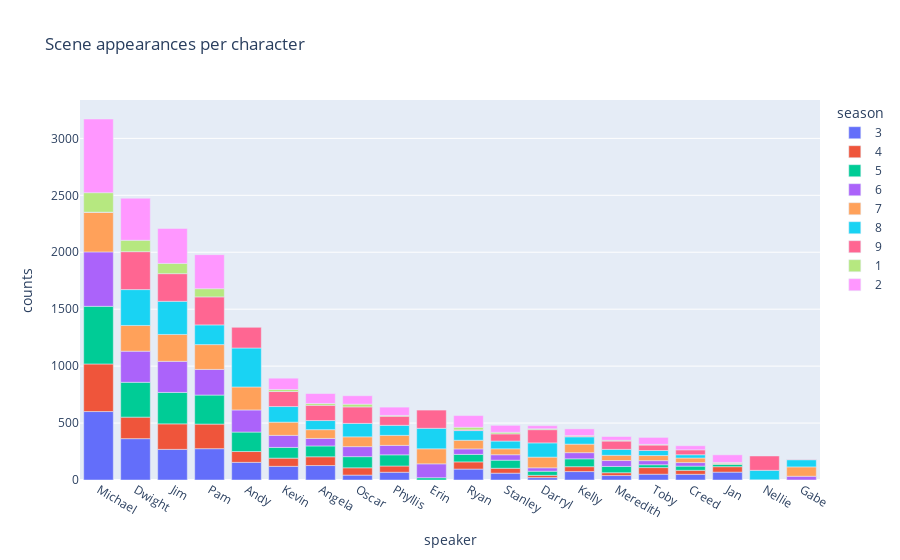

Notebook code cell kept with this figure:
### Code cell
char_app_count = char_app.groupby(['speaker', 'season']).size().reset_index(name='counts')

char_app_count['season'] = char_app_count['season'].astype(str)

top_char = char_app.groupby(['speaker']).size().reset_index(name='counts').sort_values(by='counts', ascending=False)['speaker'].iloc[:20]

#filter for top 20 characters
char_app_count_sorted = char_app_count[char_app_count['speaker'].isin(top_char)]

fig = px.bar(char_app_count_sorted, x='speaker', y='counts', color='season', title='Scene appearances per character')
fig.update_xaxes(categoryorder='array', categoryarray= top_char)

### Figure 1 — Plotly figure (JSON) as saved in the notebook; plotly's stock layout.template omitted (floating-point values rounded to 4 significant figures)
{"data": [{"alignmentgroup": "True", "hovertemplate": "season=3<br>speaker=%{x}<br>counts=%{y}<extra></extra>", "legendgroup": "3", "marker": {"color": "#636efa", "pattern": {"shape": ""}}, "name": "3", "offsetgroup": "3", "orientation": "v", "showlegend": true, "textposition": "auto", "type": "bar", "x": ["Andy", "Angela", "Creed", "Darryl", "Dwight", "Jan", "Jim", "Kelly", "Kevin", "Meredith", "Michael", "Oscar", "Pam", "Phyllis", "Ryan", "Stanley", "Toby"], "xaxis": "x", "y": [155, 127, 50, 21, 363, 69, 269, 74, 120, 39, 601, 43, 275, 68, 96, 60, 51], "yaxis": "y"}, {"alignmentgroup": "True", "hovertemplate": "season=4<br>speaker=%{x}<br>counts=%{y}<extra></extra>", "legendgroup": "4", "marker": {"color": "#EF553B", "pattern": {"shape": ""}}, "name": "4", "offsetgroup": "4", "orientation": "v", "showlegend": true, "textposition": "auto", "type": "bar", "x": ["Andy", "Angela", "Creed", "Darryl", "Dwight", "Jan", "Jim", "Kelly", "Kevin", "Meredith", "Michael", "Oscar", "Pam", "Phyllis", "Ryan", "Stanley", "Toby"], "xaxis": "x", "y": [95, 77, 35, 20, 189, 48, 224, 43, 72, 25, 418, 64, 216, 55, 63, 43, 58], "yaxis": "y"}, {"alignmentgroup": "True", "hovertemplate": "season=5<br>speaker=%{x}<br>counts=%{y}<extra></extra>", "legendgroup": "5", "marker": {"color": "#00cc96", "pattern": {"shape": ""}}, "name": "5", "offsetgroup": "5", "orientation": "v", "showlegend": true, "textposition": "auto", "type": "bar", "x": ["Andy", "Angela", "Creed", "Darryl", "Dwight", "Erin", "Jan", "Jim", "Kelly", "Kevin", "Meredith", "Michael", "Oscar", "Pam", "Phyllis", "Ryan", "Stanley", "Toby"], "xaxis": "x", "y": [171, 95, 37, 36, 306, 20, 21, 276, 69, 94, 55, 506, 98, 255, 98, 66, 71, 25], "yaxis": "y"}, {"alignmentgroup": "True", "hovertemplate": "season=6<br>speaker=%{x}<br>counts=%{y}<extra></extra>", "legendgroup": "6", "marker": {"color": "#ab63fa", "pattern": {"shape": ""}}, "name": "6", "offsetgroup": "6", "orientation": "v", "showlegend": true, "textposition": "auto", "type": "bar", "x": ["Andy", "Angela", "Creed", "Darryl", "Dwight", "Erin", "Gabe", "Jim", "Kelly", "Kevin", "Meredith", "Michael", "Oscar", "Pam", "Phyllis", "Ryan", "Stanley", "Toby"], "xaxis": "x", "y": [194, 66, 31, 30, 273, 122, 33, 273, 54, 106, 52, 478, 88, 225, 83, 48, 48, 36], "yaxis": "y"}, {"alignmentgroup": "True", "hovertemplate": "season=7<br>speaker=%{x}<br>counts=%{y}<extra></extra>", "legendgroup": "7", "marker": {"color": "#FFA15A", "pattern": {"shape": ""}}, "name": "7", "offsetgroup": "7", "orientation": "v", "showlegend": true, "textposition": "auto", "type": "bar", "x": ["Andy", "Angela", "Creed", "Darryl", "Dwight", "Erin", "Gabe", "Jan", "Jim", "Kelly", "Kevin", "Meredith", "Michael", "Nellie", "Oscar", "Pam", "Phyllis", "Ryan", "Stanley", "Toby"], "xaxis": "x", "y": [202, 77, 40, 94, 226, 132, 82, 5, 236, 75, 116, 46, 347, 2, 86, 218, 88, 76, 52, 45], "yaxis": "y"}, {"alignmentgroup": "True", "hovertemplate": "season=8<br>speaker=%{x}<br>counts=%{y}<extra></extra>", "legendgroup": "8", "marker": {"color": "#19d3f3", "pattern": {"shape": ""}}, "name": "8", "offsetgroup": "8", "orientation": "v", "showlegend": true, "textposition": "auto", "type": "bar", "x": ["Andy", "Angela", "Creed", "Darryl", "Dwight", "Erin", "Gabe", "Jim", "Kelly", "Kevin", "Meredith", "Nellie", "Oscar", "Pam", "Phyllis", "Ryan", "Stanley", "Toby"], "xaxis": "x", "y": [342, 80, 29, 125, 315, 180, 63, 291, 64, 137, 52, 83, 118, 173, 88, 85, 68, 44], "yaxis": "y"}, {"alignmentgroup": "True", "hovertemplate": "season=9<br>speaker=%{x}<br>counts=%{y}<extra></extra>", "legendgroup": "9", "marker": {"color": "#FF6692", "pattern": {"shape": ""}}, "name": "9", "offsetgroup": "9", "orientation": "v", "showlegend": true, "textposition": "auto", "type": "bar", "x": ["Andy", "Angela", "Creed", "Darryl", "Dwight", "Erin", "Gabe", "Jan", "Jim", "Kelly", "Kevin", "Meredith", "Michael", "Nellie", "Oscar", "Pam", "Phyllis", "Ryan", "Stanley", "Toby"], "xaxis": "x", "y": [182, 134, 43, 116, 333, 160, 3, 5, 243, 7, 132, 73, 2, 126, 145, 246, 80, 6, 63, 48], "yaxis": "y"}, {"alignmentgroup": "True", "hovertemplate": "season=1<br>speaker=%{x}<br>counts=%{y}<extra></extra>", "legendgroup": "1", "marker": {"color": "#B6E880", "pattern": {"shape": ""}}, "name": "1", "offsetgroup": "1", "orientation": "v", "showlegend": true, "textposition": "auto", "type": "bar", "x": ["Angela", "Darryl", "Dwight", "Jan", "Jim", "Kelly", "Kevin", "Meredith", "Michael", "Oscar", "Pam", "Phyllis", "Ryan", "Stanley", "Toby"], "xaxis": "x", "y": [16, 8, 100, 6, 90, 4, 18, 7, 171, 24, 72, 7, 23, 14, 6], "yaxis": "y"}, {"alignmentgroup": "True", "hovertemplate": "season=2<br>speaker=%{x}<br>counts=%{y}<extra></extra>", "legendgroup": "2", "marker": {"color": "#FF97FF", "pattern": {"shape": ""}}, "name": "2", "offsetgroup": "2", "orientation": "v", "showlegend": true, "textposition": "auto", "type": "bar", "x": ["Angela", "Creed", "Darryl", "Dwight", "Jan", "Jim", "Kelly", "Kevin", "Meredith", "Michael", "Oscar", "Pam", "Phyllis", "Ryan", "Stanley", "Toby"], "xaxis": "x", "y": [87, 36, 27, 369, 67, 307, 59, 99, 33, 647, 74, 299, 73, 103, 61, 61], "yaxis": "y"}], "layout": {"barmode": "relative", "legend": {"title": {"text": "season"}, "tracegroupgap": 0}, "title": {"text": "Scene appearances per character"}, "xaxis": {"anchor": "y", "categoryarray": ["Michael", "Dwight", "Jim", "Pam", "Andy", "Kevin", "Angela", "Oscar", "Phyllis", "Erin", "Ryan", "Stanley", "Darryl", "Kelly", "Meredith", "Toby", "Creed", "Jan", "Nellie", "Gabe"], "categoryorder": "array", "domain": [0, 1], "title": {"text": "speaker"}}, "yaxis": {"anchor": "x", "domain": [0, 1], "title": {"text": "counts"}}}}
